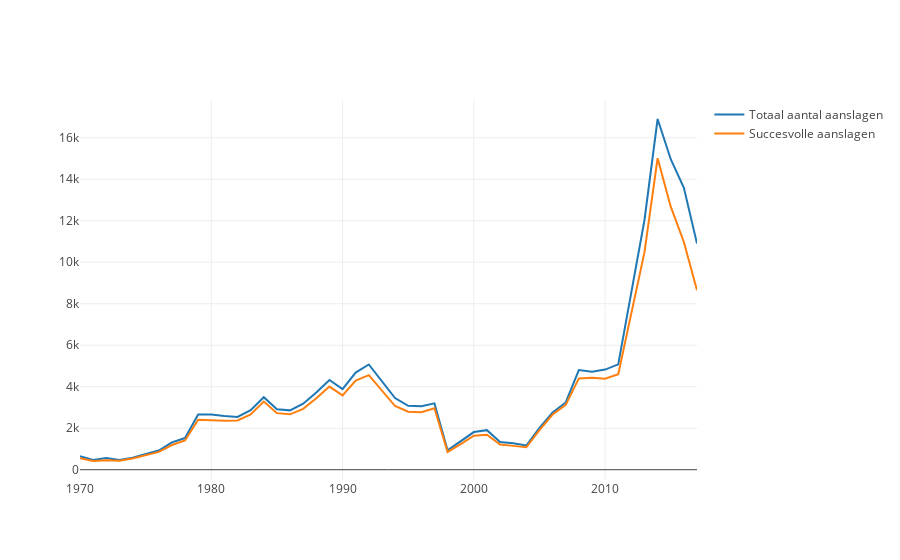

Notebook code for this chart:
### Code cell
trace = go.Scatter(
    x=df_aantal_per_jaar.index,
    y=df_aantal_per_jaar.values,
    name='Totaal aantal aanslagen'
)
trace2 = go.Scatter(
    x=df_aantal_succes_pj.index,
    y=df_aantal_succes_pj.values,
    name='Succesvolle aanslagen'
)
iplot([trace,trace2])
